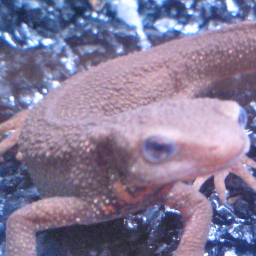
#> input picture questions/dataset/images/imori_256x256.png, 256 x 256 px, found by its file name
$ python main.py
#> lines starting #> are read from the running program, lines starting #| are printed output that depends on the picture
import numpy as np
import cv2

def filter_diff(img, mode='y'):
    kernel = np.array([[0, 0, 0], [-1, 1, 0], [0, 0, 0]])
    if mode == 'y':
        kernel = np.array([[0, -1, 0], [0, 1, 0], [0, 0, 0]])
    return cv2.filter2D(img, -1, kernel)

if __name__ == '__main__':
    img_orig = cv2.imread('questions/dataset/images/imori_256x256.png')
#> img_orig is the input picture: shape (256, 256, 3); mean B, G, R 152.1, 122.3, 133.4
    img_gray = cv2.cvtColor(img_orig, cv2.COLOR_BGR2GRAY)
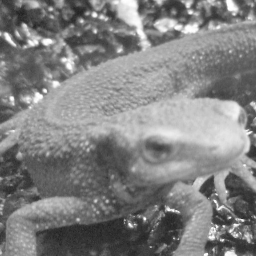
#> img_gray: shape (256, 256); min 32, max 255, mean 129
    img_result = filter_diff(img_gray, (5, 5))
#> in filter_diff, `return cv2.filter2D(img, -1, kernel)`:
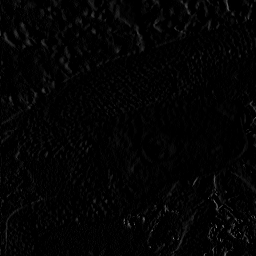
#> returned value: shape (256, 256); min 0, max 129, mean 3.6
    cv2.imshow('python_origin', img_orig)
    cv2.imshow('python_result', img_result)
    cv2.moveWindow('python_result', img_orig.shape[1], 0)
    cv2.waitKey(3000)

$ run again, with questions/dataset/images/madara.png copied over questions/dataset/images/imori_256x256.png
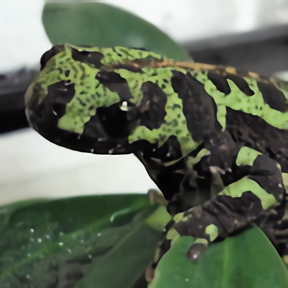
#> input picture questions/dataset/images/madara.png, 288 x 288 px, found by its file name
#> img_orig is the input picture: shape (288, 288, 3); mean B, G, R 90, 107.8, 98
#> `img_gray = cv2.cvtColor(img_orig, cv2.COLOR_BGR2GRAY)`:
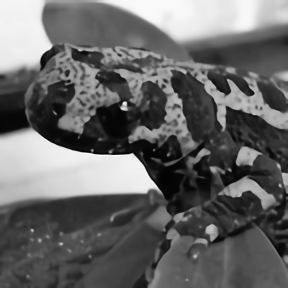
#> img_gray: shape (288, 288); min 0, max 255, mean 102.8
#> in filter_diff, `return cv2.filter2D(img, -1, kernel)`:
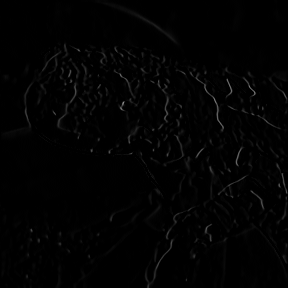
#> returned value: shape (288, 288); min 0, max 142, mean 2.3
